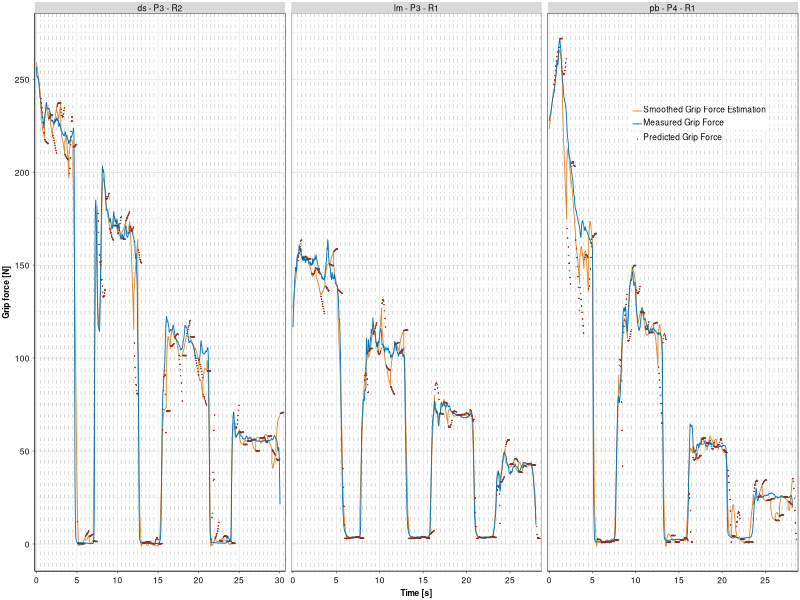
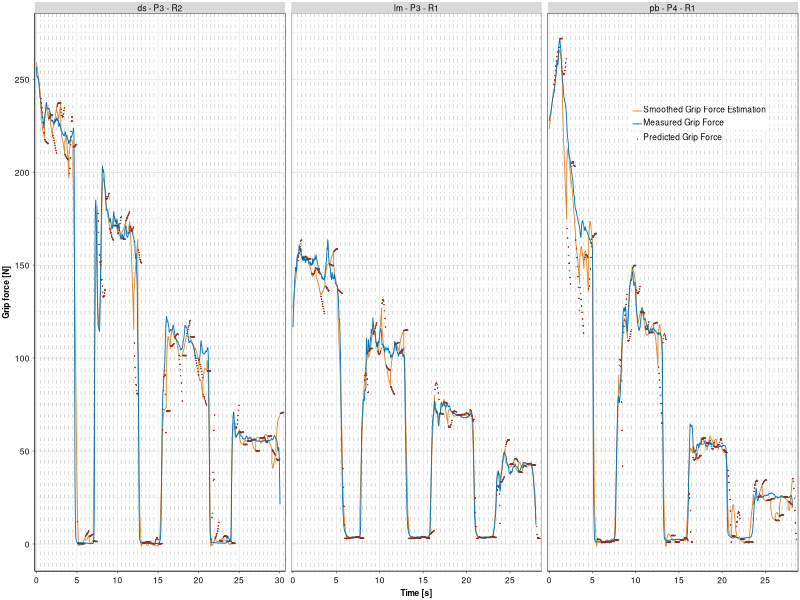

Recreate these plots in R, in order.
# Plot and analyze batch predicted grip force data
library(tidyverse)
library(magrittr)
library(ggsci)
library(xtable)
library(clipr)

# Load data for 3 selected measurements
pred_dat <- read_csv('data/predicted_data_optimal_pbp4m1_24_m.csv') %>% 
  bind_rows(
    read_csv('data/predicted_data_optimal_lmp3m1_23_m.csv'),
    read_csv('data/predicted_data_optimal_dsp3m2_22_m.csv')
  )

# Expand file_names to subject, position, replicate, age and gender
pred_dat <- pred_dat %>% 
  mutate(
    # Get initials from file_name
    subject = str_sub(file_name, 1, 2),
    # Get position from file_name
    position = str_sub(file_name, 4, 4),
    # Get replicate from file_name
    replicate = str_sub(file_name, 6, 6),
    # Get age from file_name
    age = str_sub(file_name, 8, 9),
    # Get gender from file_name
    gender = str_sub(file_name, 11, 11)
  )

pred_dat %>% str()

# Plot smoothed grip approximations, grip and predicted grip
pred_dat %>% 
  filter(
    file_name %in% c('lmp3m1_23_m', 'dsp3m2_22_m', 'pbp4m1_24_m')
    ) %>% 
  mutate(
    file_name = case_when(
      file_name == 'lmp3m1_23_m' ~ 'lm - P3 - R1',
      file_name == 'dsp3m2_22_m' ~ 'ds - P3 - R2',
      file_name == 'pbp4m1_24_m' ~ 'pb - P4 - R1'
    )
  ) %>% 
  group_by(file_name) %>%
  mutate(
    time_t = time_t - min(time_t)
  ) %>% 
  ungroup() %>% 
  rename(
    'Measured Grip Force' = grip, 
    'Smoothed Grip Force Estimation' = grip_approx_smooth,
    'Predicted Grip Force' = grip_approx_predict
    ) %>%
  pivot_longer(
    cols = c(
      'Measured Grip Force', 'Smoothed Grip Force Estimation'
      ),
    names_to = "measure",
    values_to = "value"
  ) %>%
  # Ordering of plots using factors
  mutate(measure = factor(measure, levels = c(
    'Smoothed Grip Force Estimation', 'Measured Grip Force' 
    ))) %>%
  ggplot(aes(x = time_t, y = value)) +
  facet_wrap(~file_name, scales = 'free_x') +
  geom_line(aes(color =  measure), linewidth = 0.3) +
  geom_point(
    aes(y = `Predicted Grip Force`, fill = 'Predicted Grip Force'), 
    size = 0.5,
    stroke = 0.05,
    shape = 21,
    alpha = 0.7,
    color = 'black',
    # fill = pal_nejm()(8)[1],
    show.legend = T
    ) +
  scale_y_continuous(
    breaks = seq(0, 350, 50),
      ) +
  scale_x_continuous(
    breaks = seq(-5, 35, 5),
    minor_breaks = seq(-5, 35, 0.5),
    expand = c(0, 0.2)
      ) +
  scale_color_discrete(
    type = pal_nejm()(8)[c(3, 2, 1)],
  ) +
  scale_fill_manual(
    values = c('Predicted Grip Force' = pal_nejm()(8)[1])
  ) +
  labs(
    x = "Time [s]",
    y = "Grip force [N]"
  ) +
  # guides(fill = guide_legend(override.aes = list(shape = 21))) +
  theme_bw() + theme(
    legend.position = 'inside',
    legend.position.inside = c(0.87, 0.8),
    legend.title = element_blank(),
    legend.box = 'vertical',
    legend.direction = 'vertical',
    legend.box.spacing = unit(0.5, 'mm'),
    legend.spacing.y = unit(0.5, 'mm'),
    legend.spacing.x = unit(0.5, 'mm'),
    legend.margin = margin(0, 0, 0, 0, 'mm'),
    legend.key.spacing = unit(0.5, 'mm'),
    legend.key.size = unit(3, 'mm'),
    legend.text = element_text(
      colour="black", size = 6, margin = margin(0, 0., 1, 0, 'mm')
      ),
    plot.margin = margin(0.5, 0.5, 0.5, 0.5, 'mm'),
    panel.background = element_blank(),
    panel.spacing.y = unit(0, 'mm'),
    panel.spacing.x = unit(1.5, 'mm'),
    panel.grid.minor.x = element_line(
      color = 'azure4', linewidth = 0.1, linetype = 'dotdash'
      ),
    axis.title = element_text(face="bold", size = 6),
    axis.text = element_text(
      color="black", size = 6, margin = margin(0.0, 0.0, 0.0, 0.0, 'mm')
      ),
    # Remove x axis text and title
    axis.line = element_line(linewidth = 0.2, colour = "black"),
    plot.title = element_text(hjust = 0.5, size = 5),
    panel.grid = element_line(colour = 'grey', linewidth = 0.1),
    panel.border = element_rect(linewidth = 0.2),
    strip.background = element_rect(linewidth = 0.01),
    strip.text = element_text(
      colour = 'black', size = 6.0, margin = margin(b = 0.3, t = 0.3, unit='mm')
    ),
    axis.ticks = element_line(linewidth = 0.2),
    # axis.ticks.y = element_blank(),
    axis.ticks.length = unit(0.1, 'lines')
  )
ggsave(
  'plots/grip_approx_smooth_predict_example.png',
  width = 6.65, height = 1.5, units = 'in', dpi = 360
  )
